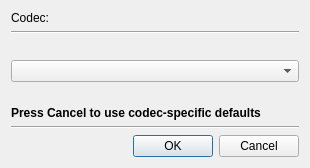
<?xml version="1.0" encoding="UTF-8"?>
<ui version="4.0">
 <class>ReadOptions</class>
 <widget class="QDialog" name="ReadOptions">
  <property name="geometry">
   <rect>
    <x>0</x>
    <y>0</y>
    <width>310</width>
    <height>168</height>
   </rect>
  </property>
  <property name="windowTitle">
   <string>Read options tuning</string>
  </property>
  <layout class="QGridLayout" name="gridLayout">
   <item row="0" column="0">
    <widget class="QLabel" name="label">
     <property name="text">
      <string>Codec:</string>
     </property>
    </widget>
   </item>
   <item row="0" column="1">
    <widget class="QLabel" name="labelCodec">
     <property name="sizePolicy">
      <sizepolicy hsizetype="Preferred" vsizetype="Preferred">
       <horstretch>1</horstretch>
       <verstretch>0</verstretch>
      </sizepolicy>
     </property>
     <property name="font">
      <font>
       <weight>75</weight>
       <bold>true</bold>
      </font>
     </property>
    </widget>
   </item>
   <item row="1" column="0" colspan="2">
    <widget class="Line" name="line_2">
     <property name="orientation">
      <enum>Qt::Horizontal</enum>
     </property>
    </widget>
   </item>
   <item row="2" column="0" colspan="2">
    <widget class="QLabel" name="labelColor">
     <property name="text">
      <string/>
     </property>
    </widget>
   </item>
   <item row="3" column="0" colspan="2">
    <widget class="QComboBox" name="comboColor"/>
   </item>
   <item row="4" column="1">
    <spacer name="verticalSpacer">
     <property name="orientation">
      <enum>Qt::Vertical</enum>
     </property>
     <property name="sizeHint" stdset="0">
      <size>
       <width>20</width>
       <height>0</height>
      </size>
     </property>
    </spacer>
   </item>
   <item row="6" column="0" colspan="2">
    <widget class="Line" name="line">
     <property name="orientation">
      <enum>Qt::Horizontal</enum>
     </property>
    </widget>
   </item>
   <item row="7" column="0" colspan="2">
    <widget class="QDialogButtonBox" name="buttonBox">
     <property name="orientation">
      <enum>Qt::Horizontal</enum>
     </property>
     <property name="standardButtons">
      <set>QDialogButtonBox::Cancel|QDialogButtonBox::Ok</set>
     </property>
    </widget>
   </item>
   <item row="5" column="0" colspan="2">
    <widget class="QLabel" name="label_2">
     <property name="font">
      <font>
       <weight>75</weight>
       <bold>true</bold>
      </font>
     </property>
     <property name="text">
      <string>Press Cancel to use codec-specific defaults</string>
     </property>
    </widget>
   </item>
  </layout>
 </widget>
 <tabstops>
  <tabstop>comboColor</tabstop>
 </tabstops>
 <resources/>
 <connections>
  <connection>
   <sender>buttonBox</sender>
   <signal>accepted()</signal>
   <receiver>ReadOptions</receiver>
   <slot>accept()</slot>
   <hints>
    <hint type="sourcelabel">
     <x>248</x>
     <y>254</y>
    </hint>
    <hint type="destinationlabel">
     <x>157</x>
     <y>274</y>
    </hint>
   </hints>
  </connection>
  <connection>
   <sender>buttonBox</sender>
   <signal>rejected()</signal>
   <receiver>ReadOptions</receiver>
   <slot>reject()</slot>
   <hints>
    <hint type="sourcelabel">
     <x>316</x>
     <y>260</y>
    </hint>
    <hint type="destinationlabel">
     <x>286</x>
     <y>274</y>
    </hint>
   </hints>
  </connection>
 </connections>
 <designerdata>
  <property name="gridDeltaX">
   <number>5</number>
  </property>
  <property name="gridDeltaY">
   <number>5</number>
  </property>
  <property name="gridSnapX">
   <bool>true</bool>
  </property>
  <property name="gridSnapY">
   <bool>true</bool>
  </property>
  <property name="gridVisible">
   <bool>true</bool>
  </property>
 </designerdata>
</ui>
